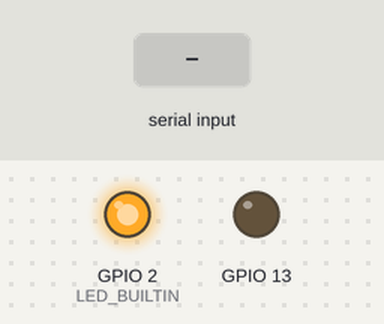
Simulated run of this sketch. Board: ESP8266 (NodeMCU). Parts: output pins drawn as LEDs (lit = HIGH, except the on-board LED, lit = LOW). The test bench sets the inputs (shaded band). WiFi joins after 1.5 s; servers stay silent unless stated; what the sketch prints to the serial monitor is not drawn.

Above: at 3.4 s.
3.5 s: "1" received over Serial
At 4.7 s:
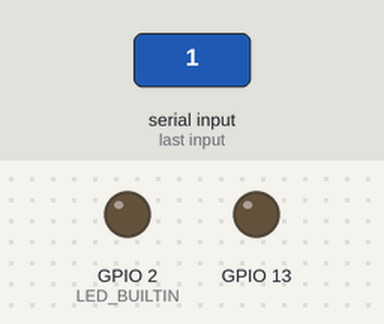
Timing chart, 0 to 6.5 s (numbered marks = the images above; inputs shaded):
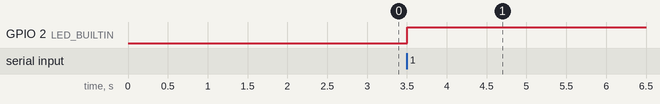

The sketch:

ESP8266_Socket_Client.ino
```cpp
#include <ESP8266WiFi.h>
#include <SoftwareSerial.h>

SoftwareSerial ESPserial(2, 3); // RX | TX

const char* ssid = "test_";
const char* password = "12345678";

const uint16_t port = 8000;
char host[] = "14.186.70.185";

uint8_t buffer[1024] = "";
uint8_t uart_buffer[1024] = "";
uint8_t length, cl_length;
WiFiClient client;

void setup()
{
  pinMode(LED_BUILTIN, OUTPUT);
  pinMode(13, OUTPUT);
  // put your setup code here, to run once:
  Serial.begin(19200);

  // Start the software serial for communication with the ESP8266
  ESPserial.begin(9600);
  Serial.println(WiFi.macAddress());
  WiFi.begin(ssid, password);

  while (WiFi.status() != WL_CONNECTED) {

    delay(1000);
    Serial.print("Connecting..");

  }

  Serial.print("WiFi connected with IP: ");
  Serial.println(WiFi.localIP());


  if (!client.connect(host, port)) {
        Serial.println(F("Ket noi den socket server that bai!"));
        return;
    }

    //Khi đã kết nối thành công
    if (client.connected()) {
        Serial.print("Host connected ");
        //Thì gửi sự kiện ("connection") đến Socket server ahihi.
        //client.send("connection", "message", "Connected !!!!");
    }

    length = 0;
    cl_length = 0;
}

void loop()
{

    //Serial.println("Connected to server successful!");

    //client.print("Hello from ESP32!");

    //Serial.println("Disconnecting...");
    //client.stop();
    //buf[0] = 1;
    //buf[1] = 2;
    //buf[3] = 2;
    //buf[4] = 2;
    //buf[5] = 1;
    //client.write((const uint8_t *)buf, 20);
    if (client.available())
    {
      uart_buffer[cl_length] = client.read();
      cl_length ++;
      if (cl_length >= 1024)
      {
        uart_buffer[9] = 42; // dau *
        Serial.write(uart_buffer, 10);
      }
    }

    if ( Serial.available() )
    {
      digitalWrite(LED_BUILTIN, HIGH);
      //Serial.println(Serial.read());
      buffer[length] = Serial.read();
      //Serial.write(buffer[length]);
      length++;
      if (buffer[length - 1] == 42) // dau *
      {
        //Serial.write(buffer, length - 1);
        client.write((const uint8_t *)buffer, 1024);
        length = 0;
      }
      //Serial.write(buffer[0] + 70);
      //Serial.write(length);
      //Serial.write( buffer, length);
      //client.write((const uint8_t *)buffer, length);
    }
    //delay(10000);
}
```

Measured:
- after the input at 3.5 s, GPIO 2 (LED_BUILTIN): LOW → HIGH at once
